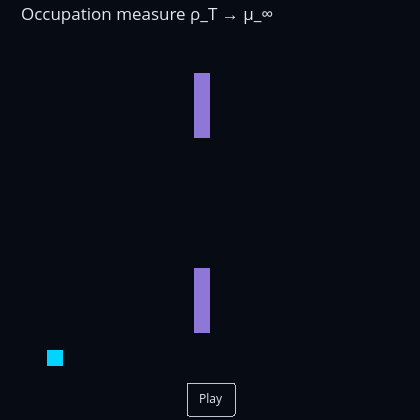

Notebook source saved alongside this figure:
### Markdown cell above
## Part 4 — Occupation measure

$$\rho(s) = \lim_{T \to \infty} \frac{1}{T} \sum_{t=0}^{T-1} \mu_t^\pi(s)$$

The running average $\rho_T$ converges to $\mu_\infty$ — visualised frame by frame.

### Code cell
env.rho_animation(P_ccw,n_frames=500).show()

### Figure 1 — Plotly figure (JSON) as saved in the notebook; plotly's stock layout.template omitted (floating-point values rounded to 4 significant figures; data arrays with more than 128 entries replaced by an {"elided": "..."} marker saying what was removed)
{"data": [{"colorscale": [[0, "#070b14"], [1, "#00d4ff"]], "hoverinfo": "skip", "showscale": false, "type": "heatmap", "z": {"elided": "20x20 float values"}, "zmin": 0}, {"colorscale": [[0, "rgba(0,0,0,0)"], [1, "rgba(167,139,250,0.85)"]], "hoverinfo": "skip", "showscale": false, "type": "heatmap", "z": {"elided": "20x20 float values"}, "zmax": 1, "zmin": 0}], "layout": {"font": {"color": "#e2e8f0"}, "height": 420, "margin": {"b": 5, "l": 5, "r": 5, "t": 40}, "paper_bgcolor": "#070b14", "plot_bgcolor": "#070b14", "title": {"font": {"color": "#e2e8f0"}, "text": "Occupation measure ρ_T → μ_∞"}, "updatemenus": [{"buttons": [{"args": [null, {"frame": {"duration": 60, "redraw": true}, "fromcurrent": true}], "label": "Play", "method": "animate"}], "showactive": false, "type": "buttons", "x": 0.5, "xanchor": "center", "y": -0.05}], "width": 420, "xaxis": {"showgrid": false, "showticklabels": false, "zeroline": false}, "yaxis": {"autorange": "reversed", "scaleanchor": "x", "showgrid": false, "showticklabels": false, "zeroline": false}}}
